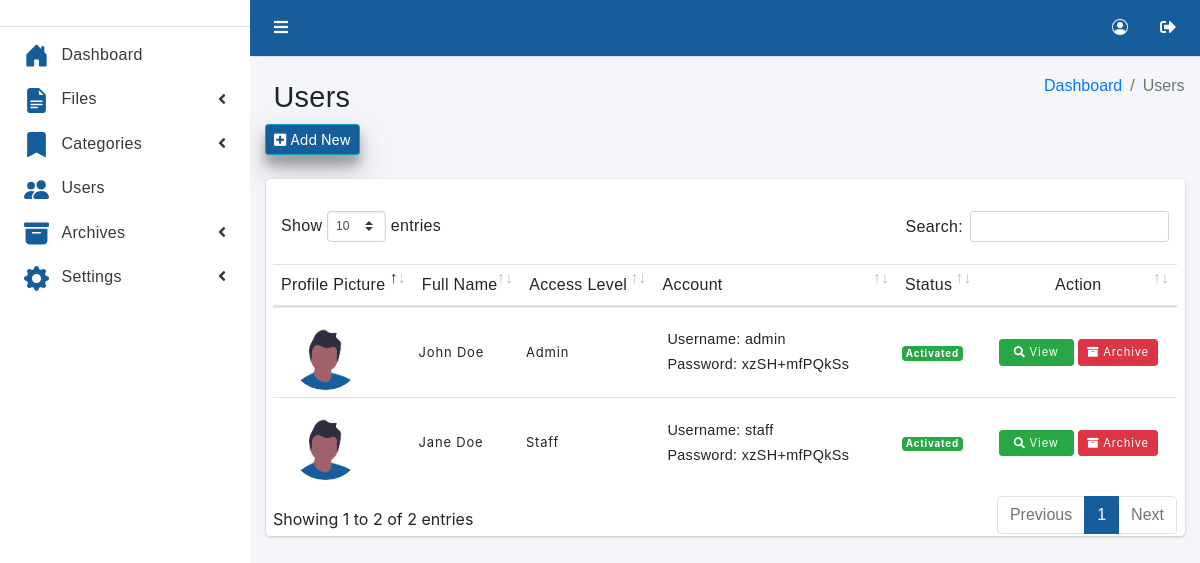
Before: /admin/users.php (signed in) with the older database file.
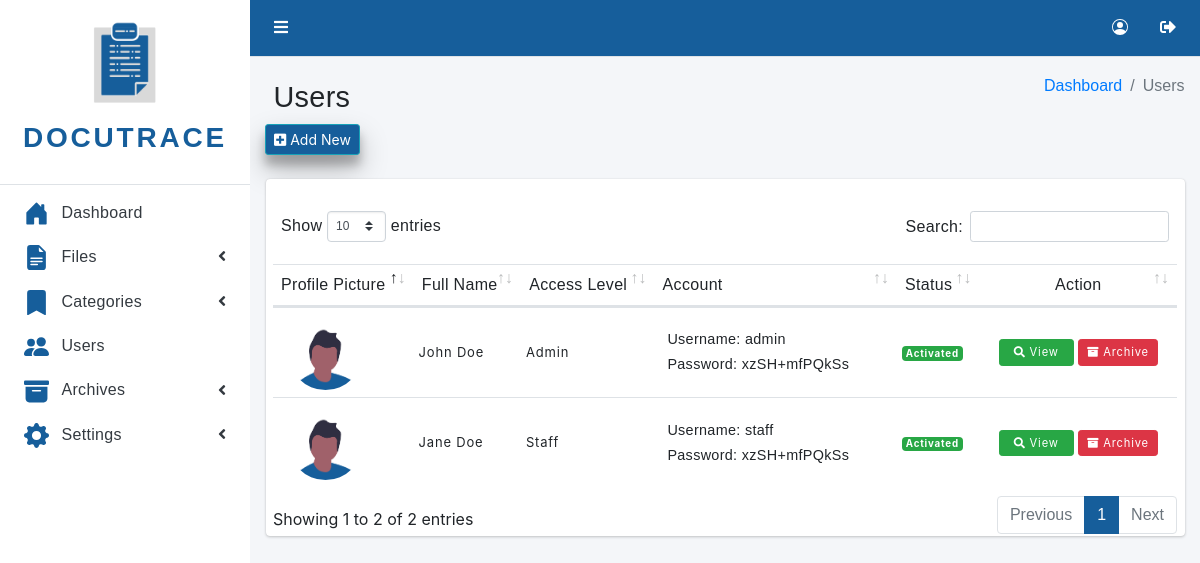
After: the same page with the newer database file.
### tables this page shows
CREATE TABLE Users (
  users_id_num int(50) unsigned ZEROFILL auto_increment,
  ProfilePic varchar(255) DEFAULT 'default-profile.png',
  Fullname varchar(255) DEFAULT NULL,
  Username varchar(255) DEFAULT NULL,
  Password varchar(255) DEFAULT NULL,
  AccessLevel varchar(255) DEFAULT NULL,
  Status varchar(255) DEFAULT NULL,
  ArchiveStatus varchar(255) DEFAULT 'Not Archived',

  PRIMARY KEY  (users_id_num)
);

CREATE TABLE Logo (
  logo_id_num int(50) unsigned ZEROFILL auto_increment,
  Logo_Picture varchar(255) DEFAULT NULL,
  Logo_Name varchar(255) DEFAULT NULL,

  PRIMARY KEY  (logo_id_num)
);

### admin/users.php (the view, shortened to what this page needs)
<?php
   require '../php/centralConnection.php';
   if(isset($_REQUEST['list'])){
      if($_REQUEST['list'] == "user"){
         $query ="SELECT * FROM Users WHERE ArchiveStatus = 'Archived'";
         $result = mysqli_query($connect, $query);
         $header = "User Archives";
      }
   }else{
      $query ="SELECT * FROM Users WHERE ArchiveStatus != 'Archived'";
      $result = mysqli_query($connect, $query);
      $header = "Users";
   }
?>
<!DOCTYPE html>
<html lang="en">
<head>
   <link rel="stylesheet" href="../asset/fontawesome/css/all.min.css">
   <link rel="stylesheet" href="../asset/css/adminlte.min.css">
   <link rel="stylesheet" href="../asset/css/style.css">
   <link rel="stylesheet" href="../asset/tables/datatables-bs4/css/dataTables.bootstrap4.min.css">
   <link rel="stylesheet" href="../css/style.css">
   <link rel="stylesheet" href="../asset/jquery-confirm.min.css">
</head>
<body class="hold-transition sidebar-mini layout-fixed">
   <div class="wrapper">
      <nav class="main-header navbar navbar-expand navbar-light" style="background-color: rgb(22,94,155)">
         <ul class="navbar-nav">
            <li class="nav-item">
               <a class="nav-link iconsTop" data-widget="pushmenu" href="#" role="button"><i class="fas fa-bars"></i></a>
            </li>
         </ul>
         <ul class="navbar-nav ml-auto">
            <li class="nav-item">
               <a class="nav-link iconsTop" href="#" data-toggle='modal' data-target='#editIconUser' role="button" style="margin-top: -3%;">
               </a>
            </li>
            <li class="nav-item">
               <a class="nav-link iconsTop" href="../php/logout.php">
                  <i class="fas fa-sign-out-alt"></i>
               </a>
            </li>
         </ul>
      </nav>
      <aside class="main-sidebar sidebar-light-primary">
            <a href="index.php" class="brand-link" id="logo_header">
               <?php
                  $queryLogo ="SELECT * FROM Logo";
                  $resultLogo = mysqli_query($connect, $queryLogo);
                  if($resultLogo != ''){
                     while($rowLogo = mysqli_fetch_array($resultLogo)){
                        $logo_picture = $rowLogo['Logo_Picture'];
                        $logo_name = $rowLogo['Logo_Name'];
                        echo "
                           <img src='../asset/img/logo/$logo_picture' alt='DOCUTRACE Logo' id='docutraceLogo'>
                           <h3 id='logo_title'>$logo_name</h3>
                        ";
                     }};
               ?>
            </a>
         <div class="sidebar">
            <nav class="mt-2">
               <ul class="nav nav-pills nav-sidebar flex-column" data-widget="treeview" role="menu"
                  data-accordion="false">
                  <li class="nav-item">
                     <a href="index.php" class="nav-link">
                        <p>
                           Dashboard
                        </p>
                     </a>
                  </li>
                  <li class="nav-item">
                     <a href="#" class="nav-link">
                        <p>
                           Files
                        </p>
                        <i class="right fas fa-angle-left"></i>
                     </a>
                  </li>
                  <li class="nav-item">
                     <a href="#" class="nav-link">
                     <svg xmlns="http://www.w3.org/2000/svg" width="25" height="25" fill="rgb(22,94,155)" class="bi bi-bookmark-fill" viewBox="0 0 16 16">
                     <path d="M2 2v13.5a.5.5 0 0 0 .74.439L8 13.069l5.26 2.87A.5.5 0 0 0 14 15.5V2a2 2 0 0 0-2-2H4a2 2 0 0 0-2 2z"/>
                     </svg>
                        <p>
                           Categories
                        </p>
                        <i class="right fas fa-angle-left"></i>
                     </a>
                  </li>
                  <li class="nav-item adminOnly">
                     <a href="users.php" class="nav-link">
                        <p>
                           Users
                        </p>
                     </a>
                  </li>
                  <li class="nav-item adminOnly">
                     <a href="#" class="nav-link">
                        <p>
                           Archives
                        </p>
                        <i class="right fas fa-angle-left"></i>
                     </a>
                  </li>
                  <li class="nav-item adminOnly">
                     <a href="#" class="nav-link">
                        <p>
                           Settings
                        </p>
                        <i class="right fas fa-angle-left"></i>
                     </a>
                  </li>
               </ul>
            </nav>
         </div>
      </aside>
      <div class="content-wrapper">
         <div class="content-header">
            <div class="container-fluid">
               <div class="row mb-2">
                  <div class="col-sm-6">
                     <h1 class="m-0"><?php echo $header; ?></h1>
                  </div>
                  <div class="col-sm-6">
                     <ol class="breadcrumb float-sm-right">
                        <li class="breadcrumb-item"><a href="index.php">Dashboard</a></li>
                        <li class="breadcrumb-item active"><?php echo $header; ?></li>
                     </ol>
                  </div><br>
                  <a class="btn btn-sm btn-info elevation-4" id="addNewButton" href="#" data-toggle="modal" data-target="#add" style="margin-left: 7px; background-color: rgb(22,94,155);"><i
                        class="fa fa-plus-square"></i>
                     Add New</a>
               </div>
            </div>
         </div>
         <section class="content">
            <div class="container-fluid">
               <div class="card card-info">
                  <br>
                  <div class="col-md-12">
                     <table id="example1" class="table userTable">
                        <thead class="btn-cancel">
                           <tr>
                              <th>Profile Picture</th>
                              <th>Full Name</th>
                              <th>Access Level</th>
                              <th>Account</th>
                              <th>Status</th>
                              <th class="text-center">Action</th>
                           </tr>
                        </thead>
                        <tbody>
                           <?php
                                 if($result != ''){
                                    while($row = mysqli_fetch_array($result)){
                                       $ProfilePic = basename($row['ProfilePic']);
                                       $Fullname = $row['Fullname'];
                                       $UserID = $row['users_id_num'];
                                       $Username = $row['Username'];
                                       $Password = $row['Password'];
                                       $AccessLevel = $row['AccessLevel'];
                                       $Status = $row['Status'];
                                       if($Status == "Activated"){
                                          echo "
                                          <tr>
                                                <td class='parentProfileTable'><a href='../asset/img/profile-picture/$ProfilePic' target='_blank'><img src='../asset/img/profile-picture/$ProfilePic' width='75' height='75' alt='Profile Picture' class='profileTable'></a></td>
                                                <td>$Fullname</td>
                                                <td>$AccessLevel</td>
                                                <td>
                                                   <p class='info'>
                                                      Username: <b>$Username</b>
                                                   </p>
                                                   <p class='info'>
                                                      Password: <b>$Password</b>
                                                   </p>
                                                </td>
                                                <td><span class='badge bg-success'>$Status</td>
                                                <td class='text-center'>
                                                   <a class='btn btn-sm btn-success' href='#' data-toggle='modal' data-target='#edit' data-user-id='$UserID' data-user-profile='$ProfilePic' data-fullname='$Fullname' data-username='$Username' data-password='$Password' data-access-level='$AccessLevel' data-status='$Status' onclick='populateEditModal(this)'><i class='fa fa-search'></i> View</a>
                                                   <a class='btn btn-sm btn-danger archiveButton' href='#' data-toggle='modal' data-target='#archive' data-user-id='$UserID'>
                                                      <i class='fa fa-archive'></i> Archive
                                                   </a>
                                                   <a class='btn btn-sm btn-danger adminOnly restoreButton' href='#' data-toggle='modal' data-target='#restore' data-user-id='$UserID'>
                                                   </a>
                                                </td>
                                          </tr>";
                                       }
                                    }
                                 }
                           ?>
                        </tbody>
                     </table>
                  </div>
               </div>
            </div>
         </section>
      </div>
   </div>
</body>
</html>

### asset/css/style.css (style rules this page uses)
h1,h2,h3,h4,h5,h6,p,label,button,th { font-family: 'Trebuchet MS', 'Lucida Sans Unicode', 'Lucida Grande', 'Lucida Sans', Arial, sans-serif !important; padding: 0.5rem 0.5rem; font-weight: 100; letter-spacing: 0.02rem; }
li a { font-family: 'Trebuchet MS', 'Lucida Sans Unicode', 'Lucida Grande', 'Lucida Sans', Arial, sans-serif !important; font-weight: 100; }
li { font-family: 'Trebuchet MS', 'Lucida Sans Unicode', 'Lucida Grande', 'Lucida Sans', Arial, sans-serif !important; font-weight: 100; }
table td { font-size: 13px !important; letter-spacing: 0.0625em; margin:-10px; border-spacing: 1em; }
#docutraceLogo { width: 100%; }

### css/style.css (style rules this page uses)
#logo_title { color: rgb(22,94,155); letter-spacing: 0.1em; font-weight: bold; }
#docutraceLogo { width: 100px; height: 100px; }
#logo_header, .card-header { text-align: center; }
td a.btn { font-size: 0.7rem; }
th { padding: 0.5rem !important; }
table tr td { padding: 0.3rem !important; }
table tr td p { margin-top: -0.8rem !important; margin-bottom: -0.8rem !important; font-size: 0.9rem; }
.iconsTop { color: white !important; }
.btn { min-width: 75px; margin: 1px 0; }
.profileTable { border-radius: 50%; overflow: hidden; background-size: cover; margin: 2.5px 0 2.5px 10px; }
.userTable td { vertical-align: middle; }

Changed rows visible on the page:
added logo: Logo_Picture (placeholder picture), Logo_Name "DOCUTRACE"
